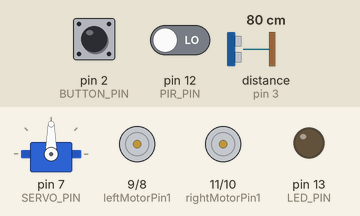
A sketch run on a simulated Arduino Uno, built with avr-gcc and run on an emulated ATmega328P. Shown: servo, motor-driver pin pairs drawn as motors (green arrow = first pin HIGH = forward, orange = second pin HIGH = backward, longer = more drive), output pins drawn as LEDs (lit = HIGH). Inputs (shaded band) come from the test bench; at power-on: pin 2 (BUTTON_PIN) HIGH, distance to the obstacle (sensor on pin 3) 80 cm, pin 12 (PIR_PIN) LOW. The echo pulse lasts 58.3 µs per cm.

Above: at 1.2 s.
1.3 s: pin 2 (BUTTON_PIN) pulled LOW for 0.15 s
At 1.57 s:
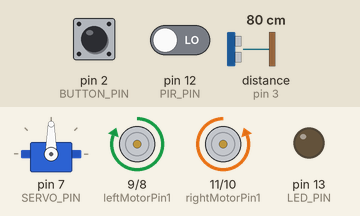
4.4 s: distance to the obstacle (sensor on pin 3) set to 55 cm
7.4 s: distance to the obstacle (sensor on pin 3) set to 46 cm
At 10.2 s:
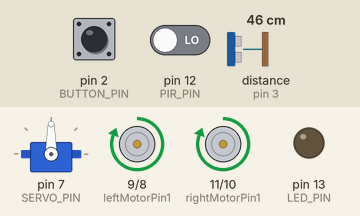
10.4 s: distance to the obstacle (sensor on pin 3) set to 120 cm
13.4 s: distance to the obstacle (sensor on pin 3) set to 2 cm
At 14.47 s:
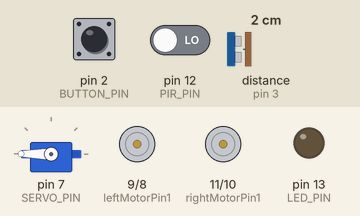
Timing chart, 0 to 17.4 s (numbered marks = the images above; inputs shaded):
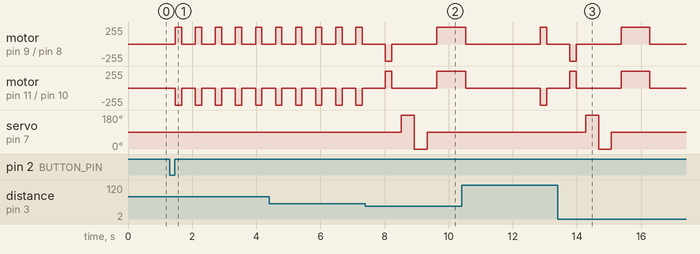

The sketch:

Surveillance_seg1_and_seg2.ino
```cpp
#include <Servo.h>
#include <NewPing.h>

/* ----------- PINS ----------- */
#define SERVO_PIN 7
#define TRIG_PIN 4
#define ECHO_PIN 3
#define BUTTON_PIN 2
#define PIR_PIN 12
#define LED_PIN 13

#define IR_SENSOR_RIGHT 5
#define IR_SENSOR_LEFT  6

/* ----------- CONSTANTS ----------- */
#define OBSTACLE_DISTANCE 50
#define STEP_FORWARD_TIME 200
#define STEP_STOP_TIME 300
#define TURN_TIME 900
#define HAND_DISTANCE 15

/* ----------- OBJECTS ----------- */
Servo scanServo;
NewPing sonar(TRIG_PIN, ECHO_PIN, 200);

/* ----------- STATES ----------- */
bool robotEnabled = false;
bool buttonLatched = false;

enum RobotMode
{
  OBSTACLE_MODE,
  HUMAN_FOLLOW_MODE
};

RobotMode currentMode = OBSTACLE_MODE;

/* ----------- MOTOR PINS ----------- */
int rightMotorPin1 = 11;
int rightMotorPin2 = 10;
int leftMotorPin1  = 9;
int leftMotorPin2  = 8;

/* ----------- SERVO TIMER (HUMAN FOLLOW) ----------- */
unsigned long lastServoUpdate = 0;

void setup()
{
  pinMode(rightMotorPin1, OUTPUT);
  pinMode(rightMotorPin2, OUTPUT);
  pinMode(leftMotorPin1, OUTPUT);
  pinMode(leftMotorPin2, OUTPUT);

  pinMode(BUTTON_PIN, INPUT_PULLUP);
  pinMode(PIR_PIN, INPUT);
  pinMode(LED_PIN, OUTPUT);

  pinMode(IR_SENSOR_RIGHT, INPUT);
  pinMode(IR_SENSOR_LEFT, INPUT);

  scanServo.attach(SERVO_PIN);
  scanServo.write(90);

  digitalWrite(LED_PIN, LOW);
  stopMotors();
}

void loop()
{
  handleButton();

  if (!robotEnabled)
  {
    stopMotors();
    scanServo.write(90);
    digitalWrite(LED_PIN, LOW);
    return;
  }

  if (currentMode == OBSTACLE_MODE)
  {
    obstacleAvoidanceLogic();
  }
  else
  {
    humanFollowLogic();
  }
}

/* ================= BUTTON ================= */
void handleButton()
{
  bool buttonState = digitalRead(BUTTON_PIN);

  if (buttonState == LOW && !buttonLatched)
  {
    robotEnabled = !robotEnabled;
    buttonLatched = true;
    delay(50);
  }

  if (buttonState == HIGH)
  {
    buttonLatched = false;
  }
}

/* ================= OBSTACLE MODE ================= */
void obstacleAvoidanceLogic()
{
  scanServo.write(90);
  delay(120);

  int distance = sonar.ping_cm();

  if (distance == 0 || distance > OBSTACLE_DISTANCE)
  {
    moveForward();
    delay(STEP_FORWARD_TIME);
    stopMotors();
    delay(STEP_STOP_TIME);
  }
  else
  {
    stopMotors();
    delay(300);

    moveBackward();
    delay(200);
    stopMotors();
    delay(300);

    scanServo.write(180);
    delay(400);
    int distanceLeft = sonar.ping_cm();

    scanServo.write(0);
    delay(400);
    int distanceRight = sonar.ping_cm();

    scanServo.write(90);
    delay(300);

    if (distanceLeft == 0 || distanceLeft > distanceRight)
    {
      turnLeft();
      delay(TURN_TIME);
    }
    else
    {
      turnRight();
      delay(TURN_TIME);
    }

    stopMotors();
    delay(200);

    /* ----- PIR CHECK AFTER TURN ----- */
    digitalWrite(LED_PIN, LOW);
    unsigned long startTime = millis();

    while (millis() - startTime < 2000)
    {
      if (digitalRead(PIR_PIN) == HIGH)
      {
        digitalWrite(LED_PIN, HIGH);
        currentMode = HUMAN_FOLLOW_MODE;
        return;
      }
    }
  }
}

/* ================= HUMAN FOLLOW MODE ================= */
void humanFollowLogic()
{
  if (millis() - lastServoUpdate >= 1)
  {
    scanServo.write(90);
    lastServoUpdate = millis();
  }

  int irRight = digitalRead(IR_SENSOR_RIGHT);
  int irLeft  = digitalRead(IR_SENSOR_LEFT);
  int distance = sonar.ping_cm();

  if (irLeft == LOW && irRight == HIGH)
  {
    turnLeft();
  }
  else if (irRight == LOW && irLeft == HIGH)
  {
    turnRight();
  }
  else if (distance > 0 && distance <= HAND_DISTANCE)
  {
    moveForward();
  }
  else
  {
    stopMotors();
  }
}

/* ================= MOTORS ================= */
void moveForward()
{
  digitalWrite(rightMotorPin1, LOW);
  digitalWrite(rightMotorPin2, HIGH);
  digitalWrite(leftMotorPin1, HIGH);
  digitalWrite(leftMotorPin2, LOW);
}

void moveBackward()
{
  digitalWrite(rightMotorPin1, HIGH);
  digitalWrite(rightMotorPin2, LOW);
  digitalWrite(leftMotorPin1, LOW);
  digitalWrite(leftMotorPin2, HIGH);
}

void turnLeft()
{
  digitalWrite(rightMotorPin1, LOW);
  digitalWrite(rightMotorPin2, HIGH);
  digitalWrite(leftMotorPin1, LOW);
  digitalWrite(leftMotorPin2, HIGH);
}

void turnRight()
{
  digitalWrite(leftMotorPin1, HIGH);
  digitalWrite(leftMotorPin2, LOW);
  digitalWrite(rightMotorPin1, HIGH);
  digitalWrite(rightMotorPin2, LOW);
}

void stopMotors()
{
  digitalWrite(rightMotorPin1, LOW);
  digitalWrite(rightMotorPin2, LOW);
  digitalWrite(leftMotorPin1, LOW);
  digitalWrite(leftMotorPin2, LOW);
}
```

Measured:
- the behaviour switches between 50 and 49 cm on distance to the obstacle (sensor on pin 3) (found by bisection; images 1 and 2)
- after the input at 1.3 s, motor on pin 9 (leftMotorPin1) / pin 8 (leftMotorPin2): alternates forward 255/255 for 0.20 s and stopped for 0.43 s, starting after 0.18 s; motor on pin 11 (rightMotorPin1) / pin 10 (rightMotorPin2): alternates backward 255/255 for 0.20 s and stopped for 0.43 s, starting after 0.18 s
- after the input at 7.4 s, servo on pin 7 (SERVO_PIN): 90° → 180° after 1.1 s, → 0° 0.40 s later, → 90° 0.40 s later
- after the input at 13.4 s, servo on pin 7 (SERVO_PIN): 90° → 180° after 0.88 s, → 0° 0.40 s later, → 90° 0.40 s later
